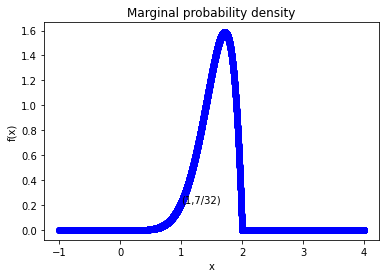

The Python source for this figure:
import numpy as np
from pylab import *
import scipy 
import matplotlib.pyplot as plt 
#plotting data
x=linspace(-1,4,10000)    
y=zeros(10000)
y[x<2] = 0.21875*x[x<2]*x[x<2]*x[x<2]*x[x<2]*x[x<2]*x[x<2]*(2-x[x<2])
y[x>=2] = 0
y[x<=0] = 0
pos = np.where(np.abs(np.diff(y)) >= 2)[0]+1
x = np.insert(x, pos, np.nan)
y = np.insert(y, pos, np.nan)
#plotting
plt.ylabel("f(x)")  
plt.xlabel("x")  
plt.title("Marginal probability density")
annotate("(1,7/32)",(1,0.21875))
plt.plot(x, y, '-o', color ="blue", linewidth=0.2, label=r"$2x$")
plt.show()
